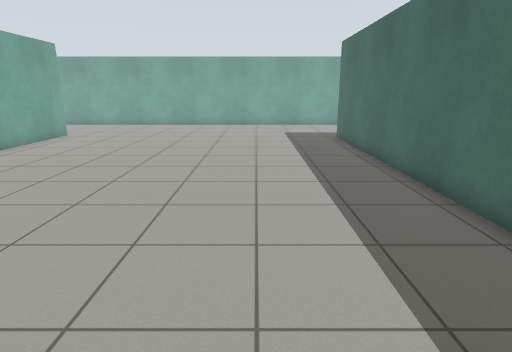
view 1 (above)

17 first-person views from a walk through a Gazebo world. The camera is 1.2 m above the floor, tilts 14° down and sees 75° across. The floor is counted in squares, 0.5 m on a side. Each view is taken from the middle of a square. On the plan, view 1 faces up. The plan holds only what a view shows up to about 19 squares ahead; the rest is blank. The place goes on beyond the plan. Simple patterns stand in for the simulator's built-in surfaces.

view 2
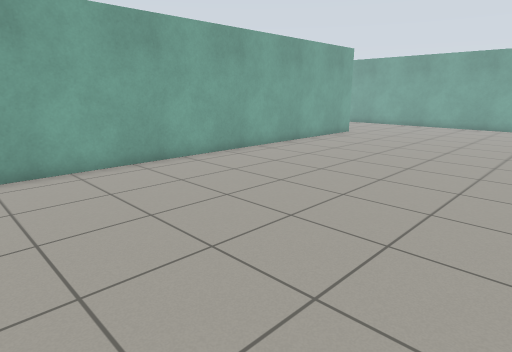

view 3
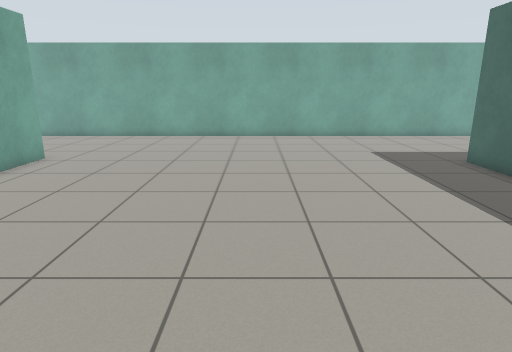

view 4
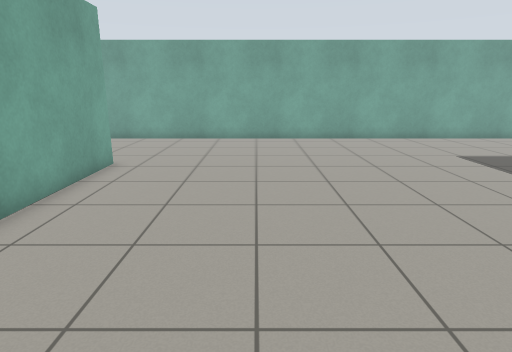

view 5
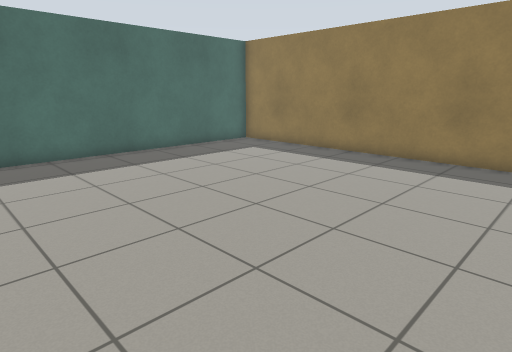

view 6
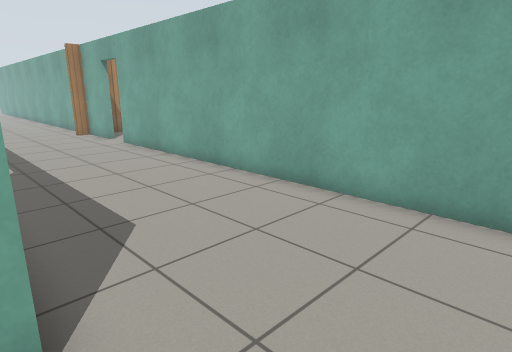

view 7
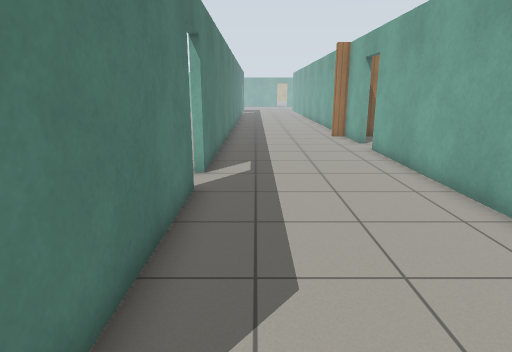

view 8
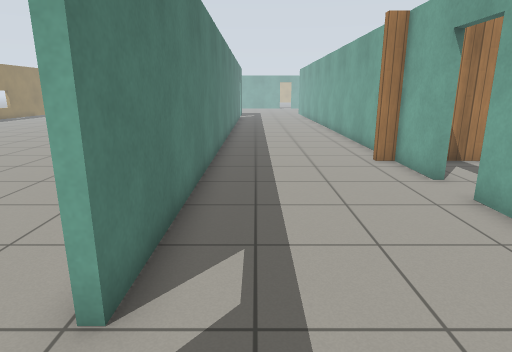

view 9
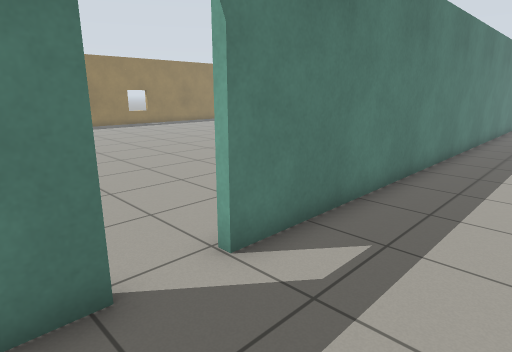

view 10
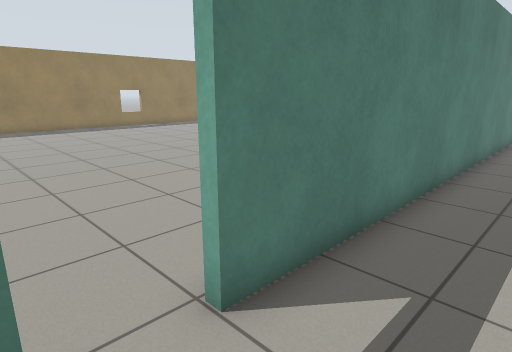

view 11
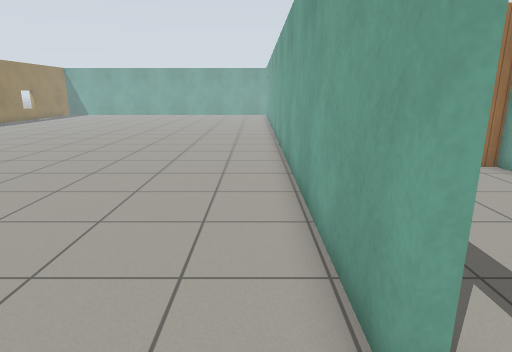

view 12
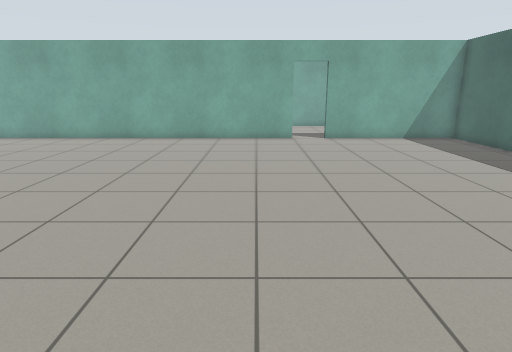

view 13
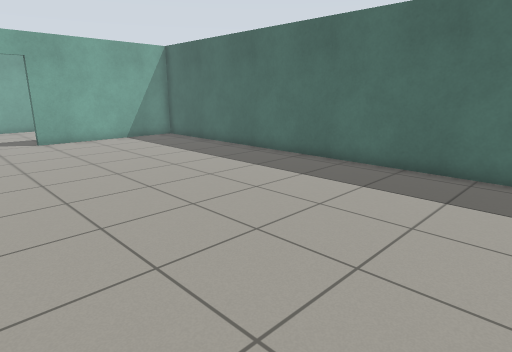

view 14
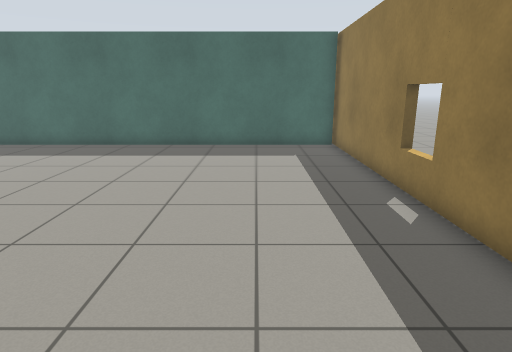

view 15
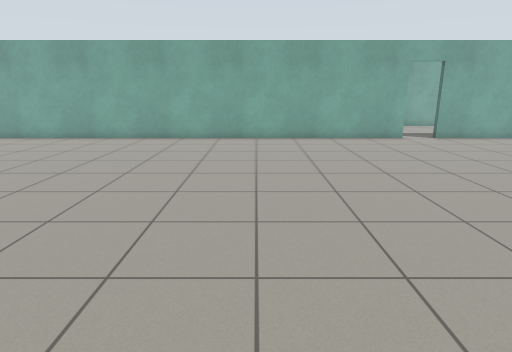

view 16
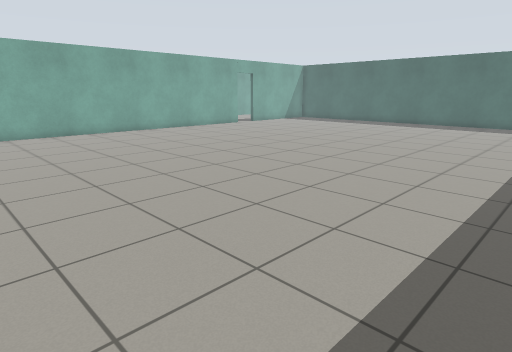

view 17
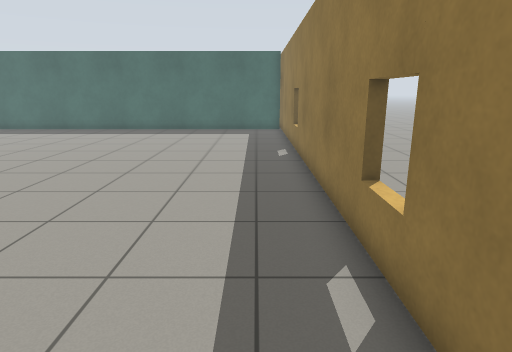

### Floor plan
Points are (right, up) in squares from view 1. A wall is a line through its corners. A room is listed if a view was taken in it or the views show most of it. See-through windows are left out.
Room 1 (views 1, 2, 3, 4, 5, 6, 7, 8, 9, 10)
walls: (-11, 19.5) (-11, 1.2); (-18.2, 19.4) (-11.8, 19.4); (-7.5, -2.7) (4.5, -2.7) (4.5, 18.7); (9.4, 26) (-24.4, 26); (-26.1, 26) (-28.9, 26) (-28.9, 25.2); (-31, 26) (-36.8, 26); (-39.5, 19.4) (-20, 19.4)
ways out: open door at (-19.5, 19) to room 2; open door at (-25.5, 26)
Room 2 (views 11, 12, 13, 14, 15, 16, 17)
walls: (-32.1, -2.7) (-10.6, -2.7); (-20, 19.1) (-39.5, 19.1); (-11.3, -2.6) (-11.3, 19.1) (-18.2, 19.1)
ways out: open door at (-19.5, 19) to room 1

Where each view was taken, in squares from view 1:
view 1: 0 up, 0 right, facing up
view 2: 0 up, 0 right, facing up-left
view 3: 7 up, 3 left, facing up
view 4: 8 up, 6 left, facing up
view 5: 10 up, 9 left, facing down-right
view 6: 19 up, 8 left, facing up-left
view 7: 21 up, 10 left, facing left
view 8: 21 up, 17 left, facing left
view 9: 23 up, 17 left, facing down-left
view 10: 22 up, 18 left, facing down-left
view 11: 18 up, 18 left, facing left
view 12: 1 up, 22 left, facing up
view 13: 1 up, 22 left, facing up-right
view 14: 1 up, 27 left, facing right
view 15: 1 up, 28 left, facing up
view 16: 2 down, 39 left, facing up-right
view 17: 1 down, 34 left, facing right
